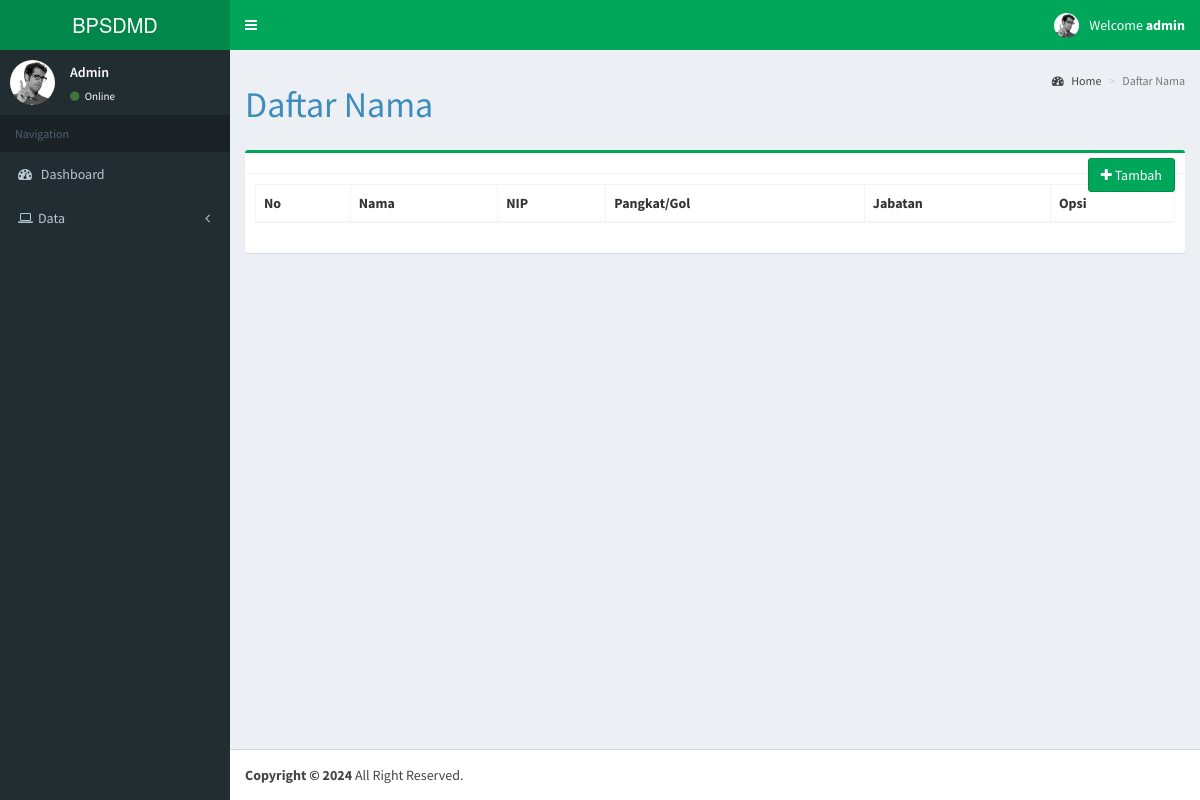
The page /daftar_nama.php (signed in) on the database as committed earlier.
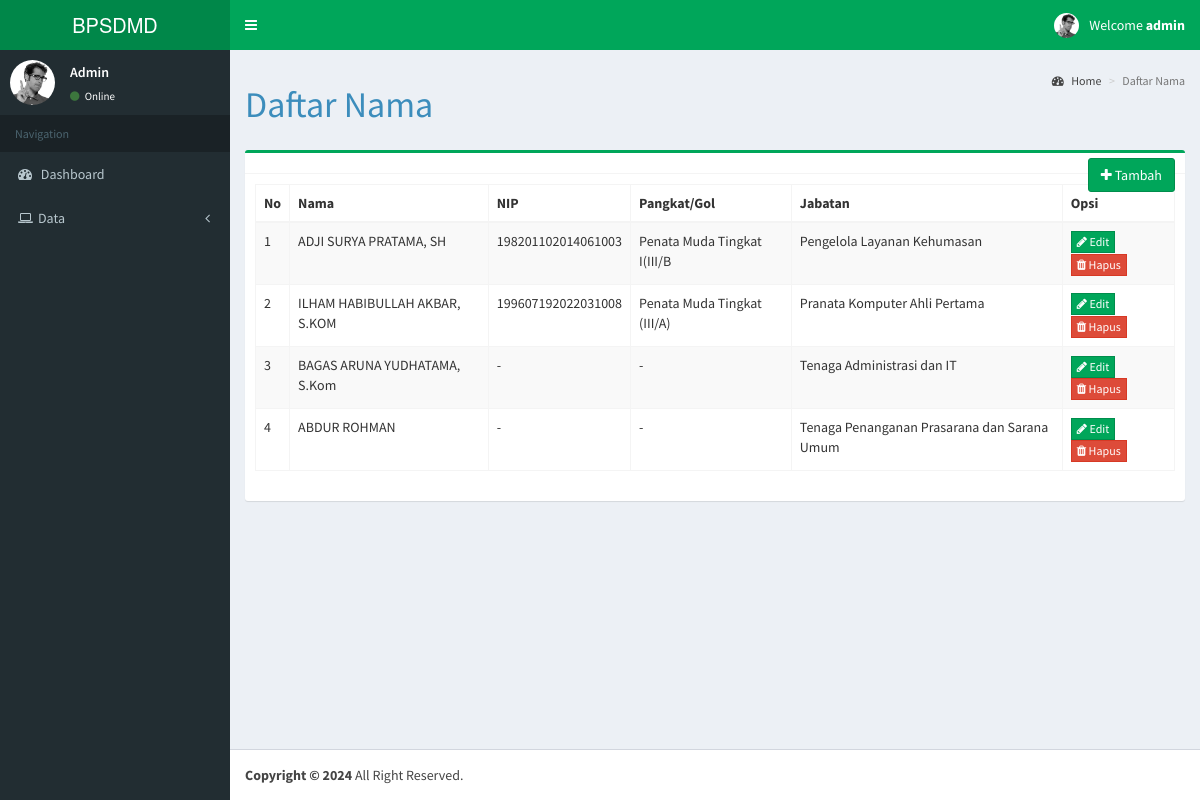
The same page on the database as committed later.
### tables this page shows
CREATE TABLE `daftar_nama` (
  `id_nama` int(11) NOT NULL,
  `nama` varchar(255) NOT NULL,
  `NIP` varchar(255) NOT NULL,
  `pangkat` varchar(255) NOT NULL,
  `jabatan` varchar(255) NOT NULL,
  `opsi` varchar(255) NOT NULL
);

### daftar_nama.php (the view, shortened to what this page needs)
<?php
include 'template/header_admin.php';
include 'koneksidb.php';
?>
<div class="content-wrapper">
<section class="content-header">
  <h1>Daftar Nama
  </h1>
  <ol class="breadcrumb">
  <li><a href="index.php"><i class="fa fa-dashboard"></i> Home</a></li>
  <li class="active">Daftar Nama</li>
  </ol>
</section>
<section class="content">
  <div class="row">
    <div class="col-sm-12">
      <div class="box box-success">
        <div class="box-header with-border">
          <div class="box-tools pull-left">
            <a href="#" class="btn btn-success" data-toggle="modal" data-target="#tambahproduk"><i class="fa fa-plus"></i> Tambah</a>
          </div>
        </div>
        <div class="box-body">
          <div class="table-responsive22">
            <table id="datatable" class="table table-bordered table-striped">
              <thead>
                <tr>
                  <th>No</th>
                  <th>Nama</th>
                  <th>NIP</th>
                  <th>Pangkat/Gol</th>
                  <th>Jabatan</th>
                  <th>Opsi</th>
                </tr>
              </thead>
              <tbody>
                  <?php
                  $no = 1;
                    $queryview = mysqli_query($koneksi, "SELECT * FROM daftar_nama");
                    while ($row = mysqli_fetch_assoc($queryview)) {
                  ?>
                  <tr>
                    <td><?php echo $no++; ?></td>
                    <td><?php echo $row['nama'];?></td>
                    <td><?php echo $row['NIP'];?></td>
                    <td><?php echo $row['pangkat'];?></td>
                    <td><?php echo $row['jabatan'];?></td>
                    <td>
                      <a href="#" class="btn btn-success btn-flat btn-xs" data-toggle="modal" data-target="#updateproduk<?php echo $no; ?>"><i class="fa fa-pencil"></i> Edit</a>
                      <a href="#" class="btn btn-danger btn-flat btn-xs" data-toggle="modal" data-target="#deleteproduk<?php echo $no; ?>"><i class="fa fa-trash"></i> Hapus</a>
                    </td>
                  </tr>
                  <?php
                    }
                  ?>
              </tbody>
            </table>
          </div>
        </div>
      </div>
    </div>
  </div>
</section>
</div>
<?php include 'template/footer.php'; ?>

### template/header_admin.php (shortened to what this page needs)
<?php
$sess = $_SESSION['user_role'];
?>
<!DOCTYPE html>
<html>
  <head>
    <link rel="stylesheet" href="aset/bootstrap/css/bootstrap.min.css">
    <link rel="stylesheet" href="https://maxcdn.bootstrapcdn.com/font-awesome/4.4.0/css/font-awesome.min.css">
    <link rel="stylesheet" href="https://code.ionicframework.com/ionicons/2.0.1/css/ionicons.min.css">
    <link rel="stylesheet" href="aset/plugins/jvectormap/jquery-jvectormap-1.2.2.css">
    <link rel="stylesheet" href="aset/dist/css/AdminLTE.min.css">
    <link rel="stylesheet" href="aset/dist/css/skins/_all-skins.min.css">
  </head>
  <body class="hold-transition skin-green sidebar-mini">
    <div class="wrapper">
      <header class="main-header">
        <a href="index.php" class="logo">
          <span class="logo-lg">BPSDMD</span>
        </a>
        <nav class="navbar navbar-static-top" role="navigation">
          <a href="#" class="sidebar-toggle" data-toggle="offcanvas" role="button">
          </a>
          <div class="navbar-custom-menu">
            <ul class="nav navbar-nav">
              <li class="dropdown user user-menu">
                <a href="#" class="dropdown-toggle" data-toggle="dropdown">
                  <img src="aset/img/cowok.jpg" class="user-image" alt="User Image">
                  <span class="hidden-xs">Welcome <b><?php echo $_SESSION['username']?></b></span>
                </a>
              </li>
            </ul>
          </div>
        </nav>
      </header>
      <aside class="main-sidebar">
        <section class="sidebar">
          <div class="user-panel">
            <div class="pull-left image">
              <img src="aset/img/cowok.jpg" class="img-circle" alt="User Image">
            </div>
            <div class="pull-left info">
              <p>
                <?php
                  echo $_SESSION['nama'];
                ?>
              </p>
              <a href="#"><i class="fa fa-circle text-success"></i> Online</a>
            </div>
          </div>
          <ul class="sidebar-menu">
            <li class="header">Navigation</li>
            <li><a href="index.php"><i class="fa fa-dashboard"></i> <span>Dashboard</span></a></li>
                <?php
                if($sess == "admin" || $sess == "user"){
                  echo "<li class='treeview'>";
                  echo "<a href='#'>";
                  echo "<i class='fa fa-laptop'></i><span>Data</span><i class='fa fa-angle-left pull-right'></i></a>";
                  echo "<li class='treeview'>";
                  echo "<a href='#'>";
                }
                ?>
            </li>
          </ul>
        </section>
      </aside>

### template/footer.php (shortened to what this page needs)
        <footer class="main-footer">
        <strong>Copyright &copy; 2024</strong> All Right Reserved.
      </footer>
    </div>
  </body>
</html>

Rows that differ between the two databases and show on the page:
added daftar_nama: nama "ADJI SURYA PRATAMA, SH", NIP "198201102014061003", pangkat "Penata Muda Tingkat I(III/B", jabatan "Pengelola Layanan Kehumasan"
added daftar_nama: nama "ILHAM HABIBULLAH AKBAR, S.KOM", NIP "199607192022031008", pangkat "Penata Muda Tingkat (III/A)", jabatan "Pranata Komputer Ahli Pertama"
added daftar_nama: nama "BAGAS ARUNA YUDHATAMA, S.Kom", NIP "-", pangkat "-", jabatan "Tenaga Administrasi dan IT"
added daftar_nama: nama "ABDUR ROHMAN", NIP "-", pangkat "-", jabatan "Tenaga Penanganan Prasarana dan Sarana Umum"
